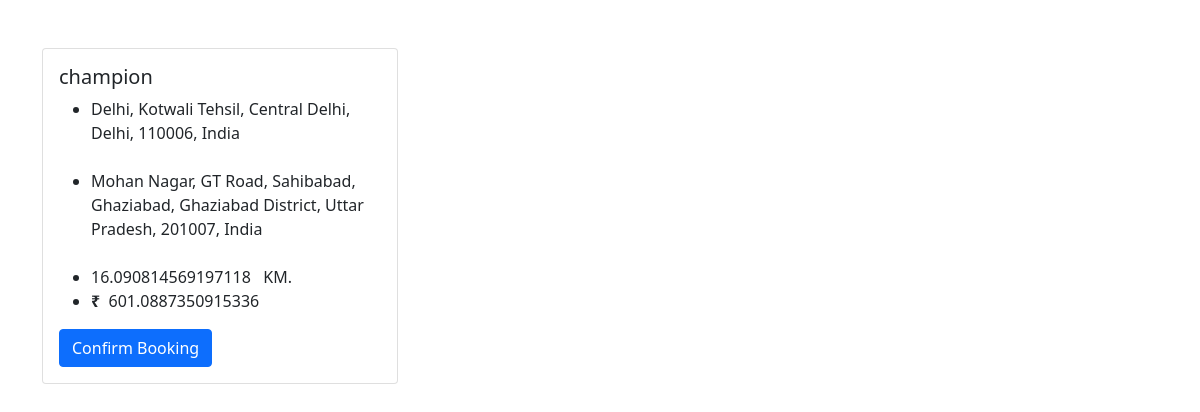
The app's page /check/point/Check_Champion with its own data.
### ride/models.py (models this page shows)
class Vehicle_type(models.Model):
    user=models.ForeignKey(User , on_delete=models.CASCADE)
    vehicle=models.CharField(max_length=256)
    objects=models.Manager()
    def __str__(self):
        return self.vehicle

### Userform/models.py (models this page shows)
class PICKFORM(models.Model):
    pick_point=models.CharField(max_length=256)
    drop_point=models.CharField(max_length=256)
    distance=models.FloatField(max_length=256 , blank=True , null=True)
    objects=models.Manager()
    def __str__(self):
        return self.pick_point

### ride/views.py (the view, shortened to what this page needs)
# urls.py: path('check/point/Check_Champion' ,  Check_Champion.as_view() ,name='check/point/Check_Champion'),
class Check_Champion(APIView):
    def get(self ,request , format=None):
            all_data=PICKFORM.objects.all().last()
            c2=Vehicle_type.objects.get(pk=2)
            for PICK_FROM in PICKFORM.objects.all():
                print(PICK_FROM,"PICKFORM")
            for champion in Champion_Trip.objects.all():
                print(champion.id ,"CHAMPION")
            fare2=champion.basefare+(PICK_FROM.distance - champion.basekm)*champion.price1_per_km
            context={
                'fare2':fare2,
                'data':all_data,
                'c2':c2,
            }
            return render(request , 'champion.html',context)

### templates/champion.html (shortened to what this page needs)
<!DOCTYPE html>
{% load static %}
<html lang="en">
<head>
    <link href="https://cdn.jsdelivr.net/npm/bootstrap@5.0.2/dist/css/bootstrap.min.css" rel="stylesheet">
</head>
<body>
<div class="container mt-5">
<form action="" method="post">
<div class="row">
  <div class="col-sm-4">
    <div class="card">
      <div class="card-body">
          <h5 class="card-title"> {{c2}} </h5>
        <ul><li>
        {{data.pick_point}}
        </li>
        <br>
        <li>
          {{data.drop_point}}
        </li>
        <br>
        <li>
          {{data.distance}} &nbsp; KM.
        </li>
        <li>
          <b>₹</b>  &nbsp;{{fare2}}
        </li>
      </ul>
        <button type="submit" class="btn btn-primary">Confirm Booking</button>
      </div>
    </div>
  </div>
</div>
  </form>
</div>
</body>
</html>

### records on screen
Vehicle_type: vehicle "champion"
PICKFORM: pick_point "Delhi, Kotwali Tehsil, Central Delhi, Delhi, 110006, India", drop_point "Mohan Nagar, GT Road, Sahibabad, Ghaziabad, Ghaziabad District, Uttar Pradesh, 201007, India", distance "16.090814569197118"

### other values on screen
{{ fare2 }} "601.0887350915336"
